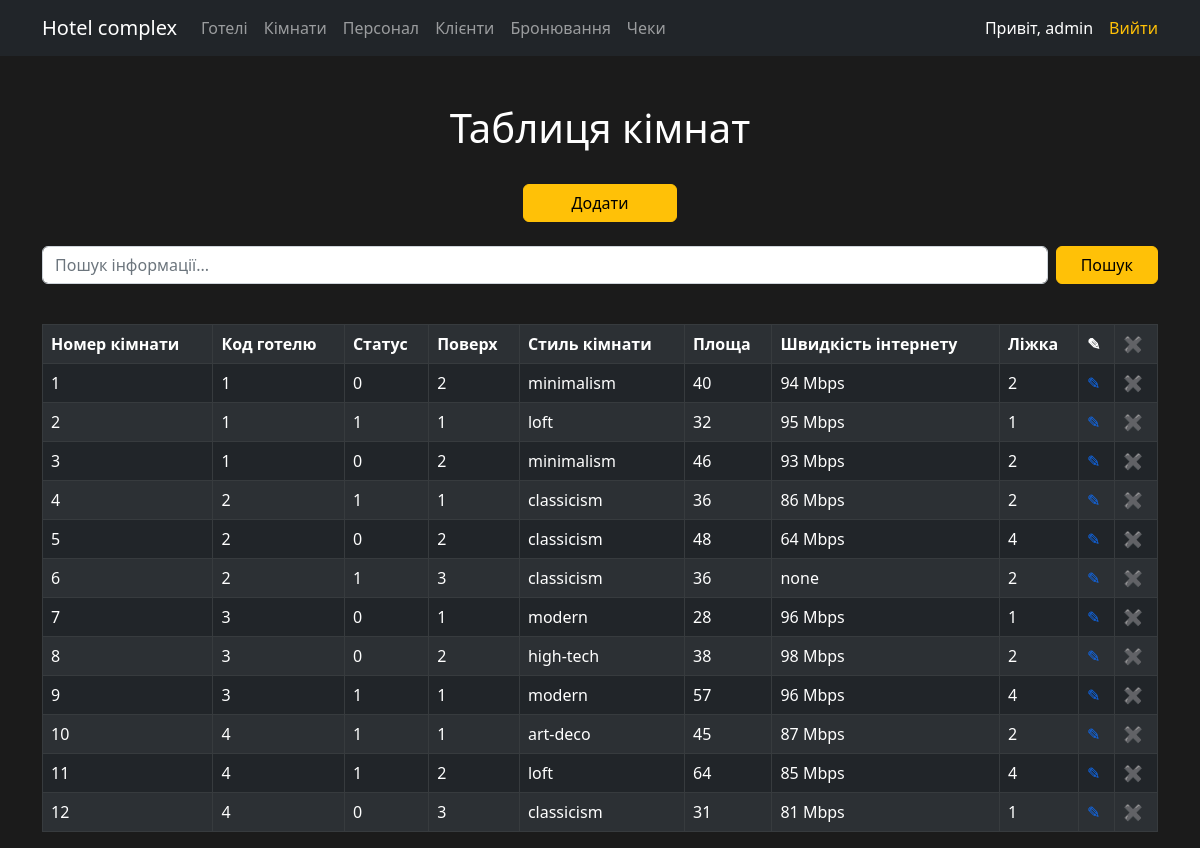
The page /Hotelcomplex/index.php?table=room (signed in) on the database its author committed.
### tables this page shows
CREATE TABLE `room` (
  `room_number` bigint UNSIGNED NOT NULL,
  `hotel_code` bigint UNSIGNED NOT NULL,
  `status` tinyint(1) NOT NULL,
  `floor` int NOT NULL,
  `style` varchar(30) NOT NULL,
  `room_area` int NOT NULL,
  `internet` varchar(30) NOT NULL,
  `beds` int NOT NULL
);

### Hotelcomplex/includes/auth.php (called while the page is built, shortened)
<?php
$is_login = false;
if (isset($_SESSION['user'])) {
    $is_login = true;
}
if ($is_login && $_SESSION['user'][1] == 'admin') {
    $is_admin = true;
}
function is_login() {
    if (isset($_SESSION['user'])) {
        return true;
    }
    return false;
}
        ?>

### Hotelcomplex/includes/connection.php (called while the page is built, shortened)
<?php
function _switch($table) {
    switch ($table) {
        case 'room':
            $name = 'Таблиця кімнат';
            $cols = ['Номер кімнати', 'Код готелю', 'Статус', 'Поверх', "Стиль кімнати", "Площа", "Швидкість інтернету", "Ліжка"];
            $n_cols = [
                'room_number' => $cols[0],
                'hotel_code' => $cols[1],
                'status' => $cols[2],
                'floor' => $cols[3],
                'style' => $cols[4],
                'room_area' => $cols[5],
                'internet' => $cols[6],
                'beds' => $cols[7],
            ];
            break;
    }
    return [
        'name'   => $name,
        'cols'   => $cols,
        'n_cols' => $n_cols
    ];
}

### Hotelcomplex/index.php (the view, shortened to what this page needs)
<?php require_once 'includes/auth.php' ?>
<?php
require_once("includes/connection.php");
require 'includes/header.php';
$table = htmlspecialchars($_GET['table']);
extract(_switch($table));
$sql = "SELECT * FROM `$table`";
$data = mysqli_query($con, $sql);
if ($data) {
?>
    <div class="container-fluid text-center text-white">
        <h1 class="pt-5"><?= $name ?></h1>
    </div>
    <?php if ($is_admin): ?>
        <div class="container d-flex justify-content-center pt-4 pb-2">
            <a href="create.php?table=<?= $table ?>" class="btn btn-warning px-5">Додати</a>
        </div>
    <?php endif; ?>
    <div class="container">
    <form class="d-flex py-3" role="search" method="POST" action="<?= $_SERVER['REQUEST_URI'] ?>">
        <input class="form-control me-2" name="q" type="search" autocomplete="off" placeholder="Пошук інформації..." value="<?= (isset($_POST['q'])) ? $q : '' ?>" aria-label="Search">
        <button class="btn btn-warning px-4" type="submit">Пошук</button>
      </form>
    <table class="mt-4 table table-dark table-bordered table-striped">
        <tr>
            <?php foreach ($cols as $col) : ?>
                <th><?= htmlspecialchars($col) ?></th>
            <?php endforeach; ?>
            <?php if ($is_admin): ?>
                <th>&#9998;</th>
                <th>&#10006;</th>
            <?php endif; ?>
        </tr>
        <?php foreach ($data as $row) : ?>
            <tr>
                <?php $i = 0; ?>
                <?php foreach ($row as $key => $field) : ?>
                    <?php
                    if ($i == 0) {
                        $temp_id = $field;
                    }
                    ?>
                    <td>
                        <?= htmlspecialchars($field) ?>
                    </td>
                    <?php $i++; ?>
                <?php endforeach; ?>
                <?php if ($is_admin): ?>
                    <td>
                        <a href="edit.php?table=<?= htmlspecialchars($table) ?>&id=<?=htmlspecialchars($temp_id) ?>" class="text-decoration-none">&#9998;</a>
                    </td>
                    <td>
                        <a href="delete.php?table=<?= htmlspecialchars($table) ?>&id=<?= htmlspecialchars($temp_id) ?>" class="text-decoration-none">&#10006;</a>
                    </td>
                <?php endif; ?>
            </tr>
        <?php endforeach; ?>
    </table>
    </div>
<?php
} else {
    echo ('<h1 style="color: #fff;">This table is empty!</h1>');
}
require 'includes/footer.php';
?>

### Hotelcomplex/includes/header.php (shortened to what this page needs)
<?php require_once("includes/connection.php"); ?>
<!DOCTYPE html>
<html lang="en">
<head>
    <link href="https://cdn.jsdelivr.net/npm/bootstrap@5.2.3/dist/css/bootstrap.min.css" rel="stylesheet">
    <link href="./css/style.css" media="screen" rel="stylesheet">
</head>
<body>
<?php if (is_login()): ?>
<nav class="navbar navbar-expand-lg bg-dark navbar-dark">
  <div class="container">
    <a class="navbar-brand"><span class='pricolation'>Hotel complex</span></a>
    <div class="collapse navbar-collapse" id="navbarSupportedContent">
      <ul class="navbar-nav me-auto mb-2 mb-lg-0">
        <li class="nav-item">
          <a class="nav-link" href="index.php?table=hotel"><span class="header-underline">Готелі</a>
        </li>
        <li class="nav-item">
          <a class="nav-link" href="index.php?table=room"><span class="header-underline">Кімнати</span></a>
        </li>
        <li class="nav-item">
          <a class="nav-link" href="index.php?table=staff"><span class="header-underline">Персонал</span></a>
        </li>
        <li class="nav-item">
          <a class="nav-link" href="index.php?table=client"><span class="header-underline">Клієнти</a>
        </li>
        <li class="nav-item">
          <a class="nav-link" href="index.php?table=reservation"><span class="header-underline">Бронювання</span></a>
        </li>
        <li class="nav-item">
          <a class="nav-link" href="index.php?table=bill"><span class="header-underline">Чеки</span></a>
        </li>
      </ul>
      <div class="ms-auto text-white d-flex align-items-center">
        Привіт, <?= $_SESSION['user'][0] ?><a href="logout.php" class="text-warning text-decoration-none ps-3" title="Вийти">Вийти</a>
      </div>
    </div>
  </div>
</nav>
<?php endif; ?>

### Hotelcomplex/includes/footer.php (shortened to what this page needs)
</body>
</html>

### Hotelcomplex/css/style.css (style rules this page uses)
body { background-color: rgb(27, 27, 27); color: #fff; }

### rows shown on the page
room: room_number "1", hotel_code "1", status "0", floor "2", style "minimalism", room_area "40", internet "94 Mbps", beds "2"
room: room_number "2", hotel_code "1", status "1", floor "1", style "loft", room_area "32", internet "95 Mbps", beds "1"
room: room_number "3", hotel_code "1", status "0", floor "2", style "minimalism", room_area "46", internet "93 Mbps", beds "2"
room: room_number "4", hotel_code "2", status "1", floor "1", style "classicism", room_area "36", internet "86 Mbps", beds "2"
room: room_number "5", hotel_code "2", status "0", floor "2", style "classicism", room_area "48", internet "64 Mbps", beds "4"
room: room_number "6", hotel_code "2", status "1", floor "3", style "classicism", room_area "36", internet "none", beds "2"
room: room_number "7", hotel_code "3", status "0", floor "1", style "modern", room_area "28", internet "96 Mbps", beds "1"
room: room_number "8", hotel_code "3", status "0", floor "2", style "high-tech", room_area "38", internet "98 Mbps", beds "2"
room: room_number "9", hotel_code "3", status "1", floor "1", style "modern", room_area "57", internet "96 Mbps", beds "4"
room: room_number "10", hotel_code "4", status "1", floor "1", style "art-deco", room_area "45", internet "87 Mbps", beds "2"
room: room_number "11", hotel_code "4", status "1", floor "2", style "loft", room_area "64", internet "85 Mbps", beds "4"
room: room_number "12", hotel_code "4", status "0", floor "3", style "classicism", room_area "31", internet "81 Mbps", beds "1"

### other values the page prints
$_SESSION['user'][0] "admin"
$name "Таблиця кімнат"
$col "Номер кімнати"
$col "Код готелю"
$col "Статус"
$col "Поверх"
$col "Стиль кімнати"
$col "Площа"
$col "Швидкість інтернету"
$col "Ліжка"
